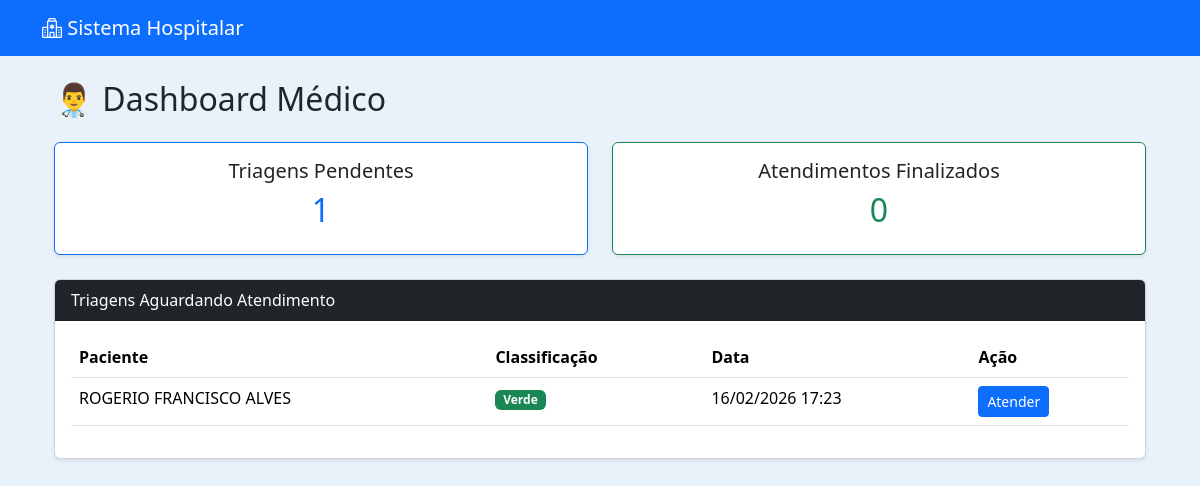
Page /medico/dashboard/ (signed in) on the earlier database version.
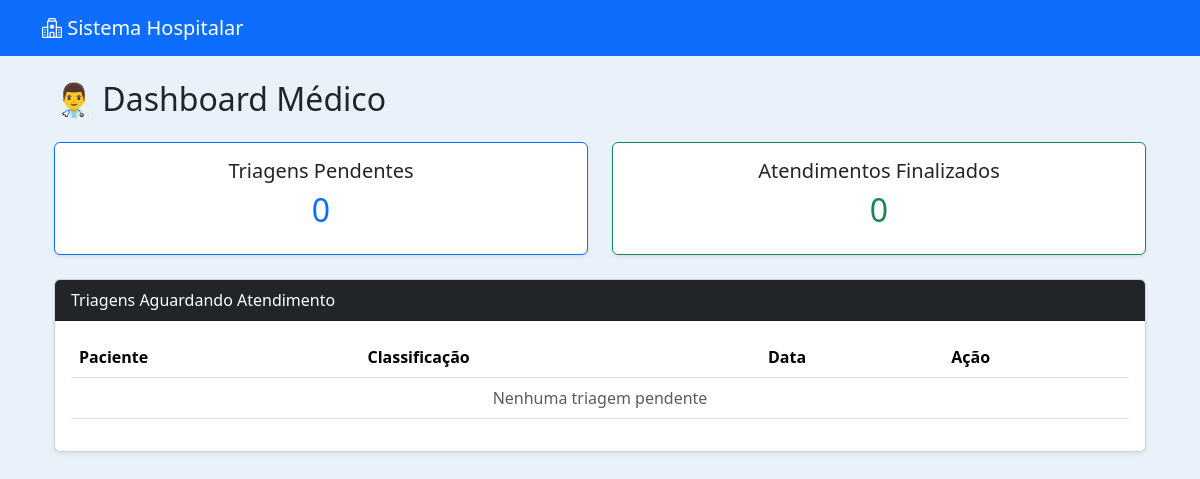
Same page on the later database version.
### triagem/models.py (models this page shows)
class Triagem(models.Model):
    RISCO_CHOICES = [
        ('Vermelho', 'Vermelho'),
        ('Laranja', 'Laranja'),
        ('Amarelo', 'Amarelo'),
        ('Verde', 'Verde'),
        ('Azul', 'Azul'),
    ]
    agendamento = models.OneToOneField(Agendamento, on_delete=models.CASCADE)
    paciente = models.ForeignKey(Paciente, on_delete=models.CASCADE)
    pressao_arterial = models.CharField(max_length=20)
    temperatura = models.DecimalField(max_digits=4, decimal_places=1)
    frequencia_cardiaca = models.IntegerField()
    saturacao = models.IntegerField()
    atendido = models.BooleanField(default=False)
    classificacao_risco = models.CharField(
        max_length=10,
        choices=RISCO_CHOICES,
        blank=True,
        null=True
    )
    observacoes = models.TextField(blank=True, null=True)
    data_triagem = models.DateTimeField(auto_now_add=True)

### pacientes/models.py (models this page shows, shortened)
class Paciente(models.Model):
    nome = models.CharField(max_length=100)
    nome_social = models.CharField(max_length=100, blank=True, null=True)
    nome_mae = models.CharField(max_length=100)
    nome_pai = models.CharField(max_length=100, blank=True, null=True)
    cpf = models.CharField(
        max_length=14,
        unique=True,
        validators=[
            RegexValidator(
                r'^\d{3}\.\d{3}\.\d{3}-\d{2}$',
                'CPF inválido! Use XXX.XXX.XXX-XX'
            )
        ]
    )
    data_nascimento = models.DateField()
    SEXO_BIOLOGICO_CHOICES = [
        ('M', 'Masculino'),
        ('F', 'Feminino'),
        ('I', 'Intersexo'),
    ]
    sexo_biologico = models.CharField(max_length=1, choices=SEXO_BIOLOGICO_CHOICES)
    identidade_genero = models.CharField(max_length=50)
    orientacao_sexual = models.CharField(max_length=50)
    NACIONALIDADE_CHOICES = [
        ('BRASILEIRA', 'Brasileira'),
        ('ARGENTINA', 'Argentina'),
        ('BOLIVIANA', 'Boliviana'),
        ('CHILENA', 'Chilena'),
        ('COLOMBIANA', 'Colombiana'),
        ('PARAGUAIA', 'Paraguaia'),
        ('PERUANA', 'Peruana'),
        ('URUGUAIA', 'Uruguaia'),
        ('VENEZUELANA', 'Venezuelana'),
        ('OUTRA', 'Outra'),
    ]
    nacionalidade = models.CharField(
        max_length=20,
        choices=NACIONALIDADE_CHOICES,
        default='BRASILEIRA'
    )
    naturalidade = models.CharField(max_length=100)
    RACA_COR_CHOICES = [
        ('BRANCA', 'Branca'),
        ('PRETA', 'Preta'),
        ('PARDA', 'Parda'),
        ('AMARELA', 'Amarela'),
        ('INDIGENA', 'Indígena'),
    ]
    raca_cor = models.CharField(max_length=10, choices=RACA_COR_CHOICES)
    ESTADO_CIVIL_CHOICES = [
        ('SOLTEIRO', 'Solteiro(a)'),
        ('CASADO', 'Casado(a)'),
        ('DIVORCIADO', 'Divorciado(a)'),
        ('VIUVO', 'Viúvo(a)'),
        ('UNIAO_ESTAVEL', 'União Estável'),
    ]
    estado_civil = models.CharField(max_length=20, choices=ESTADO_CIVIL_CHOICES)
    ESCOLARIDADE_CHOICES = [
        ('SEM_INSTRUCAO', 'Sem instrução'),
        ('FUNDAMENTAL_INCOMPLETO', 'Fundamental incompleto'),
        ('FUNDAMENTAL_COMPLETO', 'Fundamental completo'),
        ('MEDIO_INCOMPLETO', 'Médio incompleto'),
        ('MEDIO_COMPLETO', 'Médio completo'),
        ('SUPERIOR_INCOMPLETO', 'Superior incompleto'),
        ('SUPERIOR_COMPLETO', 'Superior completo'),
        ('POS_GRADUACAO', 'Pós-graduação'),
        ('MESTRADO', 'Mestrado'),
        ('DOUTORADO', 'Doutorado'),
    ]
    escolaridade = models.CharField(max_length=30, choices=ESCOLARIDADE_CHOICES)
    profissao = models.CharField(max_length=50)
    rg = models.CharField(max_length=20)
    orgao_emissor = models.CharField(max_length=10)
    UF_CHOICES = [
        ('AC','AC'), ('AL','AL'), ('AP','AP'), ('AM','AM'),
        ('BA','BA'), ('CE','CE'), ('DF','DF'), ('ES','ES'),
        ('GO','GO'), ('MA','MA'), ('MT','MT'), ('MS','MS'),
        ('MG','MG'), ('PA','PA'), ('PB','PB'), ('PR','PR'),
        ('PE','PE'), ('PI','PI'), ('RJ','RJ'), ('RN','RN'),
        ('RS','RS'), ('RO','RO'), ('RR','RR'), ('SC','SC'),
        ('SP','SP'), ('SE','SE'), ('TO','TO'),
    ]
    uf_rg = models.CharField(max_length=2, choices=UF_CHOICES)
    cep = models.CharField(
        max_length=9,
        validators=[
            RegexValidator(
                r'^\d{5}-\d{3}$',
                'CEP inválido! Use XXXXX-XXX'
            )
        ]
    )
    endereco = models.CharField(max_length=100)
    numero = models.CharField(max_length=10)
    complemento = models.CharField(max_length=50, blank=True, null=True)
    bairro = models.CharField(max_length=50)
    municipio = models.CharField(max_length=50)
    uf = models.CharField(max_length=2, choices=UF_CHOICES)
    ZONA_CHOICES = [
        ('URBANA', 'Urbana'),
        ('RURAL', 'Rural'),
    ]
    zona = models.CharField(max_length=6, choices=ZONA_CHOICES)
    telefone_fixo = models.CharField(
        max_length=15,
        blank=True,
        null=True,
        validators=[
            RegexValidator(
                r'^\(\d{2}\)\s\d{4}-\d{4}$',
                'Telefone inválido! Use (XX) XXXX-XXXX'
            )
        ]
    )
    celular = models.CharField(
        max_length=15,
        validators=[
            RegexValidator(
                r'^\(\d{2}\)\s\d{5}-\d{4}$',
                'Celular inválido! Use (XX) XXXXX-XXXX'
            )
        ]
    )
    whatsapp = models.BooleanField(default=False)
    email = models.EmailField(blank=True, null=True)
    cartao_sus = models.CharField(max_length=18, blank=True, null=True)
    criado_por = models.ForeignKey(
        User,
        on_delete=models.SET_NULL,
        null=True,
        blank=True,
        related_name='pacientes_criados'
    )
    data_criacao = models.DateTimeField(default=timezone.now, editable=False)
    data_atualizacao = models.DateTimeField(auto_now=True)

### medico/views.py (the view)
# urls.py: path('dashboard/', views.medico_dashboard, name='medico_dashboard'),
@login_required
def medico_dashboard(request):
    triagens = Triagem.objects.filter(atendido=False).order_by('-data_triagem')
    atendimentos_hoje = Atendimento.objects.filter(
        medico=request.user,
        finalizado=True
    )
    context = {
        'triagens': triagens,
        'total_pendentes': triagens.count(),
        'total_atendidos': atendimentos_hoje.count(),
    }
    return render(request, 'medico/dashboard.html', context)

### medico/templates/medico/dashboard.html
{% extends 'usuarios/base.html' %}
{% block content %}
<div class="container mt-4">
    <h2 class="mb-4">👨‍⚕️ Dashboard Médico</h2>
    <div class="row mb-4">
        <div class="col-md-6">
            <div class="card shadow-sm border-primary">
                <div class="card-body text-center">
                    <h5>Triagens Pendentes</h5>
                    <h2 class="text-primary">{{ total_pendentes }}</h2>
                </div>
            </div>
        </div>
        <div class="col-md-6">
            <div class="card shadow-sm border-success">
                <div class="card-body text-center">
                    <h5>Atendimentos Finalizados</h5>
                    <h2 class="text-success">{{ total_atendidos }}</h2>
                </div>
            </div>
        </div>
    </div>
    <div class="card shadow-sm">
        <div class="card-header bg-dark text-white">
            Triagens Aguardando Atendimento
        </div>
        <div class="card-body">
            <table class="table table-hover">
                <thead>
                    <tr>
                        <th>Paciente</th>
                        <th>Classificação</th>
                        <th>Data</th>
                        <th>Ação</th>
                    </tr>
                </thead>
                <tbody>
                    {% for t in triagens %}
                    <tr>
                        <td>{{ t.paciente.nome }}</td>
                        <td>
                            {% if t.classificacao_risco == "Vermelho" %}
                                <span class="badge bg-danger">Vermelho</span>
                            {% elif t.classificacao_risco == "Amarelo" %}
                                <span class="badge bg-warning text-dark">Amarelo</span>
                            {% else %}
                                <span class="badge bg-success">Verde</span>
                            {% endif %}
                        </td>
                        <td>{{ t.data_triagem|date:"d/m/Y H:i" }}</td>
                        <td>
                            <a href="{% url 'iniciar_atendimento' t.id %}"
                               class="btn btn-sm btn-primary">
                                Atender
                            </a>
                        </td>
                    </tr>
                    {% empty %}
                    <tr>
                        <td colspan="4" class="text-center text-muted">
                            Nenhuma triagem pendente
                        </td>
                    </tr>
                    {% endfor %}
                </tbody>
            </table>
        </div>
    </div>
</div>
{% endblock %}

Differences in the rows shown:
no longer on this page (row edited): Triagem: paciente.nome "ROGERIO FRANCISCO ALVES", classificacao_risco "Verde", data_triagem "16/02/2026 17:23"
Other differences:
{{ total_pendentes }}: "1" → "0"
text now shown: "Nenhuma triagem pendente"
